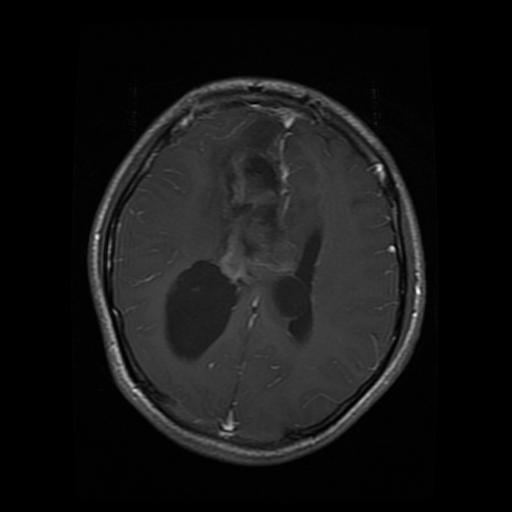
#> input picture segmentation/dataset/brisc2025/segmentation_task/train/images/brisc2025_train_00168_gl_ax_t1.jpg, 512 x 512 px
$ python inspect_masks.py
#> lines starting #> are read from the running program, lines starting #| are printed output that depends on the picture

from pathlib import Path
import numpy as np
import matplotlib.pyplot as plt
from PIL import Image

ROOT = Path("segmentation/dataset/brisc2025/segmentation_task")
image_dir = ROOT / "train" / "images"
mask_dir = ROOT / "train" / "masks"

images = sorted(image_dir.glob("*.jpg"))

# Inspect one example for each tumor category.
selected = {}
for path in images:
    category = path.stem.split("_")[3]
    if category not in selected:
        selected[category] = path
    if len(selected) == 4:
        break

fig, axes = plt.subplots(len(selected), 3, figsize=(12, 4 * len(selected)))
if len(selected) == 1:
    axes = np.expand_dims(axes, axis=0)

for row, (category, image_path) in enumerate(selected.items()):
    mask_path = mask_dir / f"{image_path.stem}.png"

    image = np.array(Image.open(image_path).convert("RGB"))
    mask = np.array(Image.open(mask_path).convert("L"))
#> mask is the input picture: shape (512, 512); min 0, max 255, mean 21.3

    axes[row, 0].imshow(image)
    axes[row, 0].set_title(f"{category}: MRI")

    axes[row, 1].imshow(mask, cmap="gray", vmin=0, vmax=255)
    axes[row, 1].set_title("Original mask")

    axes[row, 2].imshow(image)
    axes[row, 2].imshow(mask > 127, cmap="Reds", alpha=0.45, vmin=0, vmax=1)
    axes[row, 2].set_title("Thresholded overlay")

    for ax in axes[row]:
        ax.axis("off")

plt.tight_layout()
plt.show()
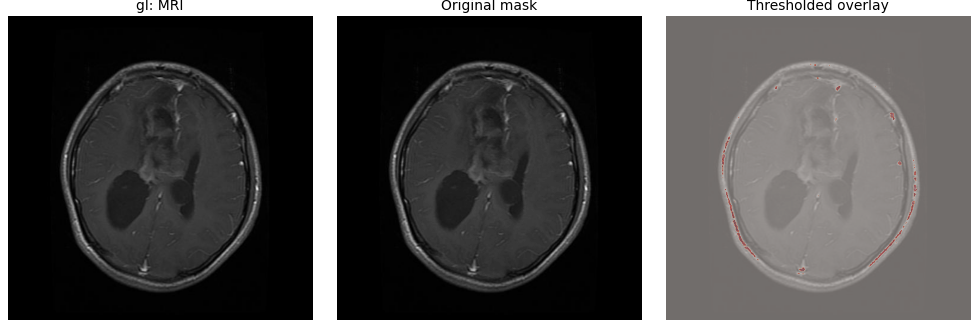
#> figure drawn by matplotlib, 3 panels
